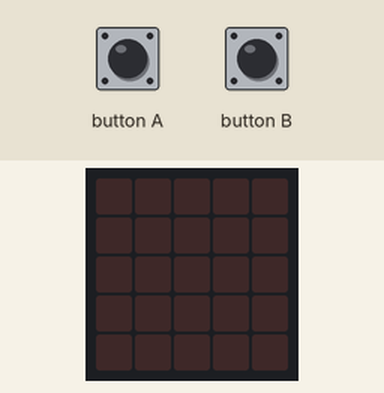
Simulated run of this program. Board: BBC micro:bit (MakeCode). On the bench: the board's 5×5 LED display. The test bench sets the inputs (shaded band).

Above: at 1.2 s.
1.3 s: button A pressed for 0.15 s
At 3.5 s:
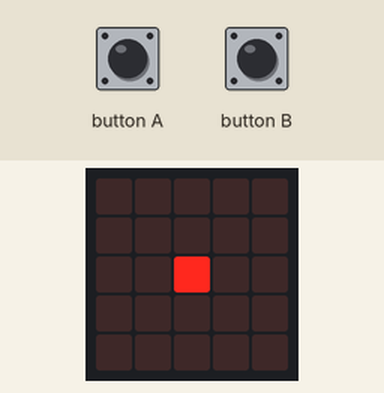
At 4.2 s:
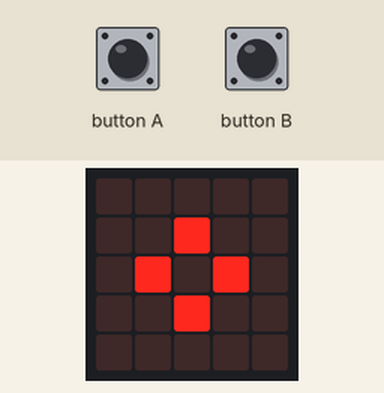
4.4 s: button B pressed for 0.15 s
At 5.1 s:
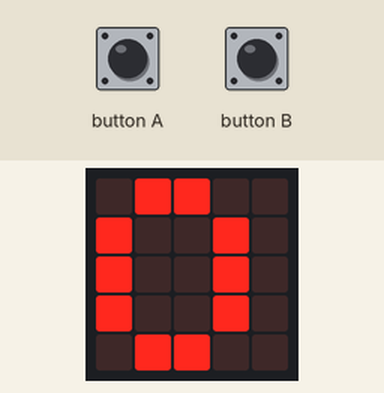
Timing chart, 0 to 7.4 s (numbered marks = the images above; inputs shaded):
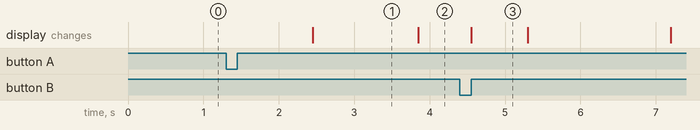

Measured:
- after the input at 1.3 s, the display: changes after 1.2 s (image 1)
- after the input at 4.4 s, the display: changes after 0.15 s (image 3)
- what the display in image 1 shows lasts 1.4 s, from 2.5 s to 3.9 s
- what the display in image 3 shows lasts 0.7 s, from 4.6 s to 5.3 s

The program:

main.ts
```typescript
input.onButtonPressed(Button.A, function () {
    for (let index = 0; index < 4; index++) {
        basic.pause(1000)
        basic.showLeds(`
            . . . . .
            . . . . .
            . . # . .
            . . . . .
            . . . . .
            `)
        basic.pause(1000)
        basic.showLeds(`
            . . . . .
            . . # . .
            . # . # .
            . . # . .
            . . . . .
            `)
        basic.pause(1000)
        basic.showLeds(`
            . . # . .
            . # . # .
            # . . . #
            . # . # .
            . . # . .
            `)
        basic.pause(1500)
        basic.showLeds(`
            . # # # .
            # # . # #
            # . . . #
            # # . # #
            . # # # .
            `)
        basic.pause(500)
    }
    Relaxcounter += 1
    basic.pause(2000)
    basic.showString("R")
    basic.pause(100)
    basic.showString("E")
    basic.pause(100)
    basic.showString("L")
    basic.pause(100)
    basic.showString("A")
    basic.pause(100)
    basic.showString("X")
    basic.pause(100)
})
input.onButtonPressed(Button.B, function () {
    basic.showString("" + (Relaxcounter))
})
let Relaxcounter = 0
Relaxcounter = 0
```

test.ts
```typescript
// Hier kann man Tests durchführen; diese Datei wird nicht kompiliert, wenn dieses Paket als Erweiterung verwendet wird.
```
